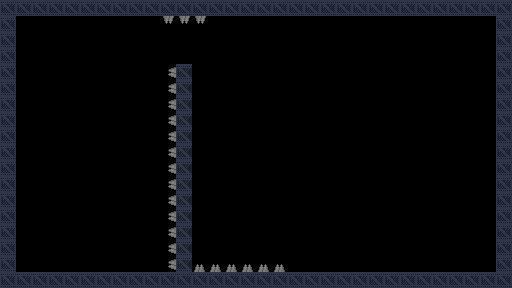

Tiled map render using the project's own tile images. Description and the whole map definition, tile-layer contents included, below:
An orthogonal 32x18 tile map with 16x16 px tiles, 2 tile layers (background, details), 2 tilesets and 5 objects (2x gravity, spawn, goal).

<map version="1.5" tiledversion="1.7.2" orientation="orthogonal" renderorder="right-down" width="32" height="18" tilewidth="16" tileheight="16" infinite="0" nextlayerid="4" nextobjectid="15">
 <properties>
  <property name="title" value="fgfgf" />
 </properties>
 <tileset firstgid="1" source="industrial.v2.tsx" />
 <tileset firstgid="1025" source="Dungeon Sprites.tsx" />
 <layer id="3" name="background" width="32" height="18">
  <data encoding="csv">
0,0,0,0,0,0,0,0,0,0,0,0,0,0,0,0,0,0,0,0,0,0,0,0,0,0,0,0,0,0,0,0,
0,0,0,0,0,0,0,0,0,0,0,0,0,0,0,0,0,0,0,0,0,0,0,0,0,0,0,0,0,0,0,0,
0,0,0,0,0,0,0,0,0,0,0,0,0,0,0,0,0,0,0,0,0,0,0,0,0,0,0,0,0,0,0,0,
0,0,0,0,0,0,0,0,0,0,0,0,0,0,0,0,0,0,0,0,0,0,0,0,0,0,0,0,0,0,0,0,
0,0,0,0,0,0,0,0,0,0,0,0,0,0,0,0,0,0,0,0,0,0,0,0,0,0,0,0,0,0,0,0,
0,0,0,0,0,0,0,0,0,0,0,0,0,0,0,0,0,0,0,0,0,0,0,0,0,0,0,0,0,0,0,0,
0,0,0,0,0,0,0,0,0,0,0,0,0,0,0,0,0,0,0,0,0,0,0,0,0,0,0,0,0,0,0,0,
0,0,0,0,0,0,0,0,0,0,0,0,0,0,0,0,0,0,0,0,0,0,0,0,0,0,0,0,0,0,0,0,
0,0,0,0,0,0,0,0,0,0,0,0,0,0,0,0,0,0,0,0,0,0,0,0,0,0,0,0,0,0,0,0,
0,0,0,0,0,0,0,0,0,0,0,0,0,0,0,0,0,0,0,0,0,0,0,0,0,0,0,0,0,0,0,0,
0,0,0,0,0,0,0,0,0,0,0,0,0,0,0,0,0,0,0,0,0,0,0,0,0,0,0,0,0,0,0,0,
0,0,0,0,0,0,0,0,0,0,0,0,0,0,0,0,0,0,0,0,0,0,0,0,0,0,0,0,0,0,0,0,
0,0,0,0,0,0,0,0,0,0,0,0,0,0,0,0,0,0,0,0,0,0,0,0,0,0,0,0,0,0,0,0,
0,0,0,0,0,0,0,0,0,0,0,0,0,0,0,0,0,0,0,0,0,0,0,0,0,0,0,0,0,0,0,0,
0,0,0,0,0,0,0,0,0,0,0,0,0,0,0,0,0,0,0,0,0,0,0,0,0,0,0,0,0,0,0,0,
0,0,0,0,0,0,0,0,0,0,0,0,0,0,0,0,0,0,0,0,0,0,0,0,0,0,0,0,0,0,0,0,
0,0,0,0,0,0,0,0,0,0,0,0,0,0,0,0,0,0,0,0,0,0,0,0,0,0,0,0,0,0,0,0,
0,0,0,0,0,0,0,0,0,0,0,0,0,0,0,0,0,0,0,0,0,0,0,0,0,0,0,0,0,0,0,0
</data>
 </layer>
 <layer id="1" name="details" width="32" height="18">
  <properties>
   <property name="physics" type="bool" value="true" />
  </properties>
  <data encoding="csv">
54,54,54,54,54,54,54,54,54,54,54,54,54,54,54,54,54,54,54,54,54,54,54,54,54,54,54,54,54,54,54,54,
54,0,0,0,0,0,0,0,0,0,3221226628,3221226628,3221226628,0,0,0,0,0,0,0,0,0,0,0,0,0,0,0,0,0,0,54,
54,0,0,0,0,0,0,0,0,0,0,0,0,0,0,0,0,0,0,0,0,0,0,0,0,0,0,0,0,0,0,54,
54,0,0,0,0,0,0,0,0,0,0,0,0,0,0,0,0,0,0,0,0,0,0,0,0,0,0,0,0,0,0,54,
54,0,0,0,0,0,0,0,0,0,1610613892,20,0,0,0,0,0,0,0,0,0,0,0,0,0,0,0,0,0,0,0,54,
54,0,0,0,0,0,0,0,0,0,1610613892,20,0,0,0,0,0,0,0,0,0,0,0,0,0,0,0,0,0,0,0,54,
54,0,0,0,0,0,0,0,0,0,1610613892,20,0,0,0,0,0,0,0,0,0,0,0,0,0,0,0,0,0,0,0,54,
54,0,0,0,0,0,0,0,0,0,1610613892,20,0,0,0,0,0,0,0,0,0,0,0,0,0,0,0,0,0,0,0,54,
54,0,0,0,0,0,0,0,0,0,1610613892,20,0,0,0,0,0,0,0,0,0,0,0,0,0,0,0,0,0,0,0,54,
54,0,0,0,0,0,0,0,0,0,1610613892,20,0,0,0,0,0,0,0,0,0,0,0,0,0,0,0,0,0,0,0,54,
54,0,0,0,0,0,0,0,0,0,1610613892,20,0,0,0,0,0,0,0,0,0,0,0,0,0,0,0,0,0,0,0,54,
54,0,0,0,0,0,0,0,0,0,1610613892,20,0,0,0,0,0,0,0,0,0,0,0,0,0,0,0,0,0,0,0,54,
54,0,0,0,0,0,0,0,0,0,1610613892,20,0,0,0,0,0,0,0,0,0,0,0,0,0,0,0,0,0,0,0,54,
54,0,0,0,0,0,0,0,0,0,1610613892,20,0,0,0,0,0,0,0,0,0,0,0,0,0,0,0,0,0,0,0,54,
54,0,0,0,0,0,0,0,0,0,1610613892,20,0,0,0,0,0,0,0,0,0,0,0,0,0,0,0,0,0,0,0,54,
54,0,0,0,0,0,0,0,0,0,1610613892,20,0,0,0,0,0,0,0,0,0,0,0,0,0,0,0,0,0,0,0,54,
54,0,0,0,0,0,0,0,0,0,1610613892,20,1156,1156,1156,1156,1156,1156,0,0,0,0,0,0,0,0,0,0,0,0,0,54,
54,54,54,54,54,54,54,54,54,54,54,54,54,54,54,54,54,54,54,54,54,54,54,54,54,54,54,54,54,54,54,54
</data>
 </layer>
 <objectgroup id="2" name="objects">
  <object id="2" name="spawn" gid="513" x="32" y="168" width="16" height="16" />
  <object id="7" x="332" y="32" width="108" height="64">
   <text fontfamily="MS Shell Dlg 2" wrap="1" halign="center">Toggle gravity fast to go slow. Patience!</text>
  </object>
  <object id="10" name="gravity" gid="526" x="176" y="48" width="16" height="16" />
  <object id="12" name="gravity" gid="526" x="264" y="256" width="16" height="16" />
  <object id="14" name="goal" gid="1158" x="280" y="152" width="16" height="16" />
 </objectgroup>
</map>
